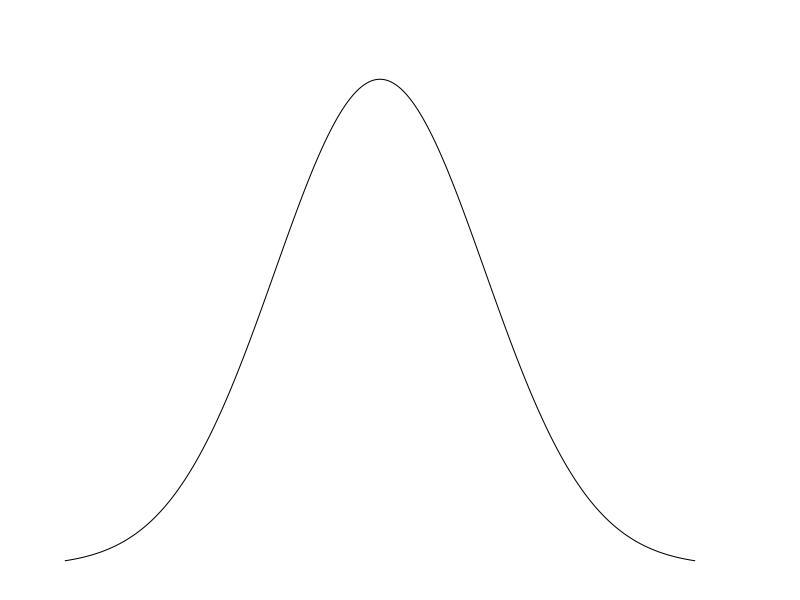

The R source for this figure:
setwd("D:/Dropbox/projects/2014tgtbf/figures")

pdf('Fig2.pdf', width = 7, height = 5)
par(mar = c(1, 2, 3, 4))
plot(dnorm(seq(-3, 3, .001), 0, 1), type = 'l',
     bty = 'n', xaxt = 'n', yaxt = 'n')
# lines(dnorm(seq(-2, 4, .001), 1, .5))
dev.off()

